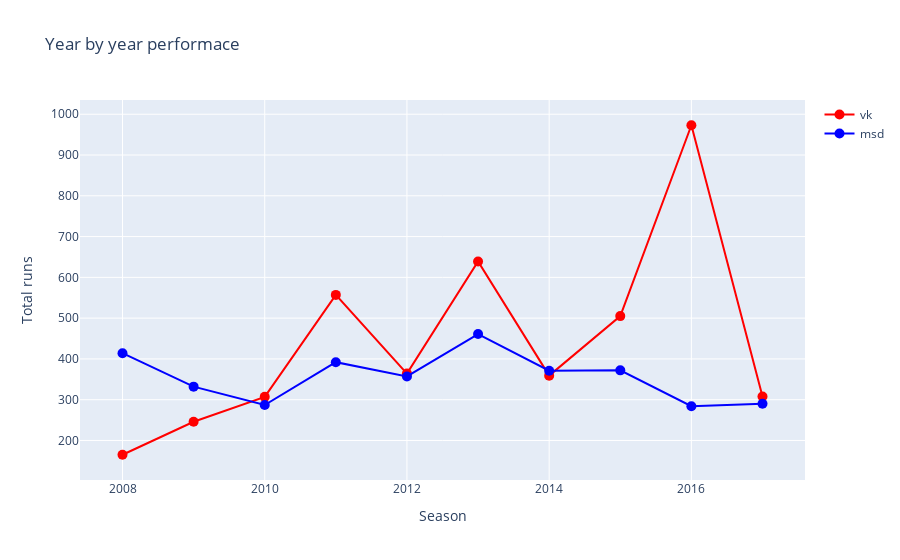

Write notebook code for a chart like this one.
### Code cell
# Plotting comparative line chart
trace1 = go.Scatter(x=performance1['season'], 
                   y=performance1['batsman_runs'],
                   mode='lines+markers', name='msd',
                   marker={'color':'blue', 'size': 10})
data = [trace, trace1]
layout = go.Layout(title='Year by year performace',
                  xaxis={'title':'Season'},
                  yaxis={'title':'Total runs'},)
fig = go.Figure(data=data, layout=layout)
fig.show()

### Figure 1 — Plotly figure (JSON) as saved in the notebook; plotly's stock layout.template omitted (floating-point values rounded to 4 significant figures)
{"data": [{"marker": {"color": "red", "size": 10}, "mode": "lines+markers", "name": "vk", "type": "scatter", "x": [2008, 2009, 2010, 2011, 2012, 2013, 2014, 2015, 2016, 2017], "y": [165, 246, 307, 557, 364, 639, 359, 505, 973, 308]}, {"marker": {"color": "blue", "size": 10}, "mode": "lines+markers", "name": "msd", "type": "scatter", "x": [2008, 2009, 2010, 2011, 2012, 2013, 2014, 2015, 2016, 2017], "y": [414, 332, 287, 392, 357, 461, 371, 372, 284, 290]}], "layout": {"autosize": true, "title": {"text": "Year by year performace"}, "xaxis": {"autorange": true, "range": [2007.0, 2018.0], "title": {"text": "Season"}, "type": "linear"}, "yaxis": {"autorange": true, "range": [82.58, 1055.0], "title": {"text": "Total runs"}, "type": "linear"}}}
